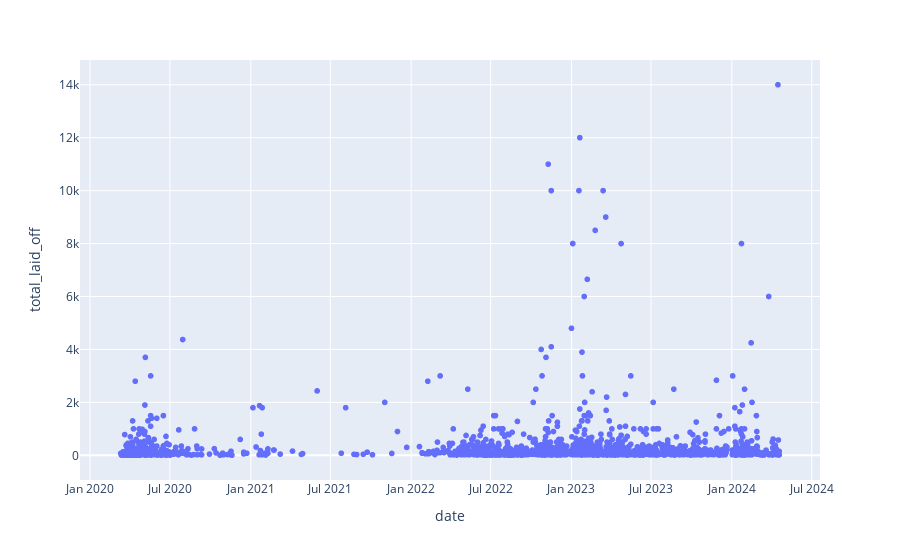

This figure's notebook cell:
### Markdown cell above
Key insights:
* ***No Strong Correlation:*** *There doesn't appear to be a strong correlation between the total number of layoffs and the amount of funds raised. This suggests that companies that raise more funds are not necessarily more likely to lay off employees.*
* ***Concentration of Layoffs at Lower Funding Levels:*** *Most layoffs occur in companies that have raised less than USD 20 billion in funds. This could imply that companies with less funding may be more vulnerable to financial difficulties and therefore more prone to layoffs. This observed correlation underlines the pivotal role of financial resources and the ability to secure funding in an organization's capacity to retain its workforce amid economic and industry challenges. Companies endowed with substantial financial backing appear to possess a greater ability to weather turbulent periods without resorting to significant layoffs.*
* ***Outliers:*** *There are a few outliers in the plot. One company (Netflix) with over USD 120 billion in funds raised has laid off a small number of employees, while most companies with around USD 20 billion in funds raised has laid off a large number of employees. These outliers suggest that other factors besides funding may influence the number of layoffs.*

### Code cell
px.scatter(df_layoffs,y='total_laid_off',x='date')

### Figure 1 — Plotly figure (JSON) as saved in the notebook; plotly's stock layout.template omitted (floating-point values rounded to 4 significant figures; data arrays with more than 128 entries replaced by an {"elided": "..."} marker saying what was removed)
{"data": [{"hovertemplate": "date=%{x}<br>total_laid_off=%{y}<extra></extra>", "legendgroup": "", "marker": {"color": "#636efa", "symbol": "circle"}, "mode": "markers", "name": "", "showlegend": false, "type": "scattergl", "x": {"elided": "3568 str values"}, "xaxis": "x", "y": {"elided": "3568 int values"}, "yaxis": "y"}], "layout": {"legend": {"tracegroupgap": 0}, "margin": {"t": 60}, "xaxis": {"anchor": "y", "domain": [0, 1], "title": {"text": "date"}}, "yaxis": {"anchor": "x", "domain": [0, 1], "title": {"text": "total_laid_off"}}}}
